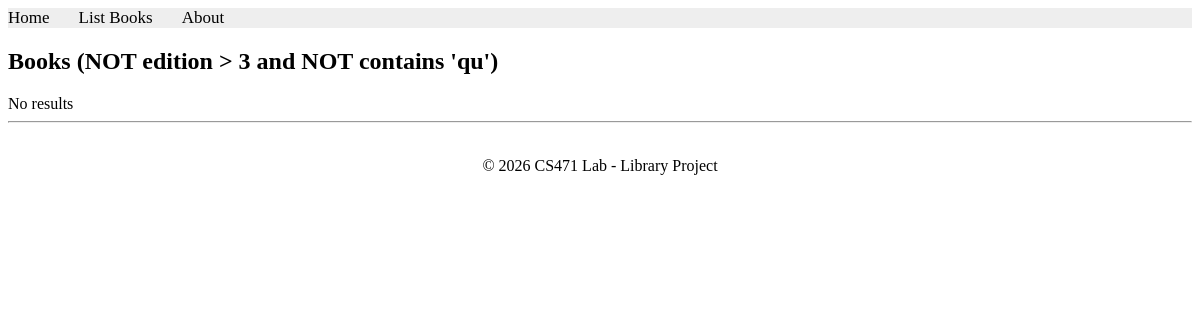
The app's page /books/lab8/task3, older data.
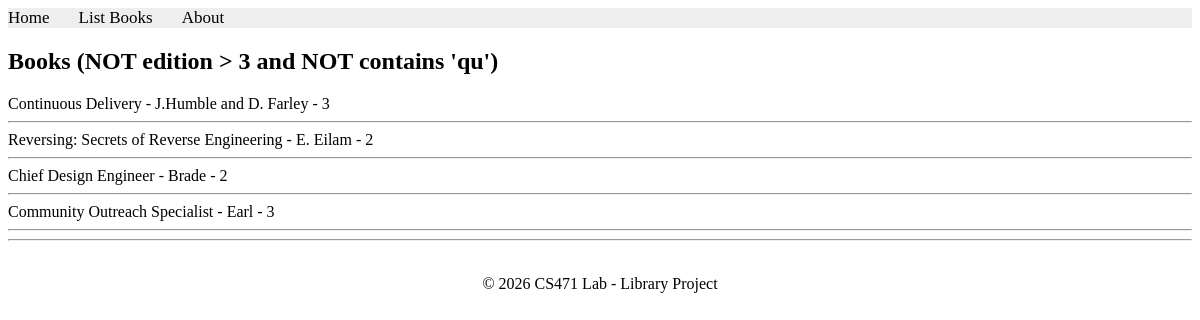
The same page, newer data.
### apps/bookmodule/models.py (models this page shows)
class Book(models.Model):
    title = models.CharField(max_length=50)
    author = models.CharField(max_length=50)
    price = models.FloatField(default=0.0)
    edition = models.SmallIntegerField(default=1)

### apps/bookmodule/views.py (the view)
# urls.py: path('lab8/task3', views.lab8_task3),
def lab8_task3(request):
    books = Book.objects.filter(
        Q(edition__lte=3) &
        ~(Q(title__icontains='qu') | Q(author__icontains='qu'))
    )
    return render(request, 'bookmodule/lab8_task3.html', {'books': books})

### apps/templates/bookmodule/lab8_task3.html
{% extends "layouts/base.html" %}
{% block content %}
<h2>Books (NOT edition > 3 and NOT contains 'qu')</h2>
{% for b in books %}
    {{ b.title }} - {{ b.author }} - {{ b.edition }}
    <hr>
{% empty %}
    No results
{% endfor %}
{% endblock %}

### apps/templates/layouts/base.html (shortened to what this page needs)
<!DOCTYPE html>
<html>
{% load static %}
<head>
  <link rel="stylesheet" href="{% static 'styles.css' %}">
  <link rel="stylesheet" href="https://cdnjs.cloudflare.com/ajax/libs/font-awesome/4.7.0/css/font-awesome.min.css">
</head>
<body>
    {% include "includes/header.html" %}
    {% block content %} {% endblock content %}
    {% include "includes/footer.html" %}
</body>
</html>

### apps/templates/includes/header.html
{% with request.resolver_match.url_name as url_name %}
<div class="topnav">
    <a class="{% if url_name == 'books.index' %}active{% endif %}" href="{% url "books.index" %}">Home</a>
    <a class="{% if url_name == 'books.list_books' %}active{% endif %}" href="{% url "books.list_books" %}">List Books</a>
    <a class="{% if url_name == 'books.aboutus' %}active{% endif %}" href="{% url "books.aboutus" %}">About</a>
</div>
{% endwith %}

### apps/templates/includes/footer.html
<hr>
<div style="text-align: center; padding: 10px;">
    <p>&copy; 2026 CS471 Lab - Library Project</p>
</div>

### apps/static/styles.css (style rules this page uses)
.topnav { background-color: #eeeeee; width: 100%; }
.topnav a { color: #000000; text-align: center; margin-right: 25px; text-decoration: none; font-size: 17px; }

Row changes from the older to the newer data that the page shows:
added Book: title "Continuous Delivery", author "J.Humble and D. Farley", edition "3"
added Book: title "Reversing: Secrets of Reverse Engineering", author "E. Eilam", edition "2"
added Book: title "Chief Design Engineer", author "Brade", edition "2"
added Book: title "Community Outreach Specialist", author "Earl", edition "3"
Text that changed along with them:
text no longer shown: "No results"
